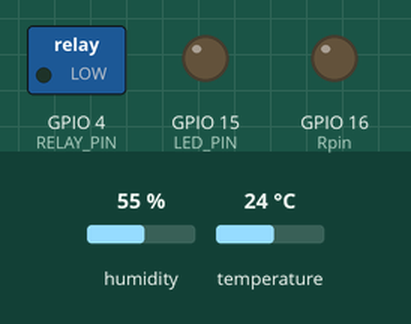
A sketch run on a simulated ESP8266 (NodeMCU). On the bench: switched loads named in the sketch (green lamp = pin HIGH), output pins drawn as LEDs (lit = HIGH). The test bench sets the inputs (shaded band); at power-on: humidity 55 %, temperature 24 °C. WiFi joins after 1.5 s; servers stay silent unless stated; web services answer with replies made up by the test bench; what the sketch prints to the serial monitor is not drawn.

Above: at 0.1 s.
At 1.6 s:
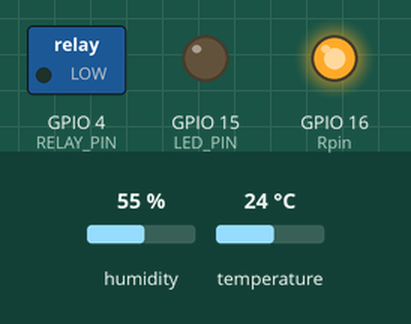
At 4.8 s:
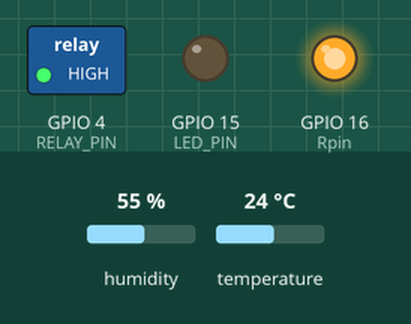
Timing chart, 0 to 11.3 s (numbered marks = the images above):
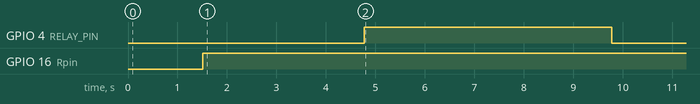

Measured:
- by itself, GPIO 4 (RELAY_PIN): LOW → HIGH at 4.8 s, → LOW 5.0 s later
- by itself, GPIO 16 (Rpin): LOW → HIGH at 1.5 s

The sketch:

sketch_rebooted.ino
```cpp
#include <ESP8266WiFi.h>

#include <DHT.h>


#define DHTPIN 5

#define DHTTYPE DHT22

#define MOISTURE_PIN A0

#define RELAY_PIN 4

#define Rpin 16
#define LDR_PIN 14
#define LED_PIN 15

#define THRESHOLD 590

#define TEMP_OFFSET 0.0

int i, ldrValue, j;

#define WIFI_SSID "iQOOZ6"

#define WIFI_PASSWORD "!@#$%^&*()-w"

#define THINGSPEAK_API_KEY "9QDYEUK0UWJEEYGV"

#define THINGSPEAK_SERVER "api.thingspeak.com"


DHT dht(DHTPIN, DHTTYPE);


void setup() {

  pinMode(RELAY_PIN, OUTPUT);

  pinMode(Rpin, OUTPUT);
  pinMode(LED_PIN, OUTPUT);

  Serial.begin(115200);

  dht.begin();

  connectWiFi();

}


void loop() {

  digitalWrite(Rpin, LOW);

  dht.begin();

  float temperature = dht.readTemperature() + TEMP_OFFSET;

  digitalWrite(Rpin, HIGH);

  delay(500);

  digitalWrite(Rpin, LOW);

  float humidity = dht.readHumidity();

  digitalWrite(Rpin, HIGH);

  delay(500);

  digitalWrite(Rpin, LOW);

  int moistureValue = analogRead(MOISTURE_PIN);

  moistureValue = 1024-moistureValue;

  digitalWrite(Rpin, HIGH);

  delay(500);

  digitalWrite(Rpin, LOW);


  if (isnan(temperature) || isnan(humidity)) {

    Serial.println("Failed to read from DHT sensor!");

    return;

  }

  Serial.print("Temperature: ");

  Serial.print(temperature);

  Serial.println(" °C");

  Serial.print("Humidity: ");

  Serial.println(humidity);

  digitalWrite(Rpin, HIGH);


  if (WiFi.status() == WL_CONNECTED) {

    String url = String("/update?api_key=") + THINGSPEAK_API_KEY + "&field1=" + String(temperature) + "&field2=" + String(humidity) + "&field3=" + String(moistureValue);

    sendToThingSpeak(url);

  } else {

    Serial.println("WiFi not connected, skipping data upload");

  }


  Serial.print("Moisture Value: ");

  Serial.println(moistureValue);


  if (moistureValue < THRESHOLD) {

  pumpLoop:

    Serial.println("Soil is dry, pump ON");

    digitalWrite(RELAY_PIN, HIGH);

    delay(5000);

    Serial.println("pump OFF");

    digitalWrite(RELAY_PIN, LOW);

    delay(300000);

    moistureValue = analogRead(MOISTURE_PIN);

    moistureValue = 1024-moistureValue;

    if (moistureValue < THRESHOLD)

      goto pumpLoop;

    else {

      Serial.println("Soil is wet, pump OFF");

      goto dfinal;

    }

  } else {

    Serial.println("Soil is wet, pump OFF");

    digitalWrite(RELAY_PIN, LOW);

  }


dfinal:

  for (i = 1; i <= 36; i++) {

    digitalWrite(Rpin, LOW);

    temperature = dht.readTemperature() + TEMP_OFFSET;

    humidity = dht.readHumidity();

    moistureValue = analogRead(MOISTURE_PIN);

    moistureValue = 1024-moistureValue;

    Serial.print("Temperature: ");

    Serial.print(temperature);

    Serial.println(" °C");

    Serial.print("Humidity: ");

    Serial.println(humidity);

    digitalWrite(Rpin, LOW);

    Serial.print("Moisture Value: ");

    Serial.println(moistureValue);

    digitalWrite(Rpin, HIGH);


    if (moistureValue < THRESHOLD) goto pumpLoop;

    if (WiFi.status() == WL_CONNECTED) {

      String url = String("/update?api_key=") + THINGSPEAK_API_KEY + "&field1=" + String(temperature) + "&field2=" + String(humidity) + "&field3=" + String(moistureValue);

      sendToThingSpeak(url);

    }

    else { Serial.println("WiFi not connected, skipping data upload"); }


  for(j=1;j<=1200;j++){
    ldrValue = digitalRead(LDR_PIN);
  Serial.print("LDR Value: ");
  Serial.println(ldrValue);
    if (ldrValue == LOW) {

    Serial.println("It's dark, LED ON");
    digitalWrite(LED_PIN, HIGH);
  } else {

    Serial.println("It's bright, LED OFF");
    digitalWrite(LED_PIN, LOW);
  }
  delay(500);
  }

  }


}


void connectWiFi() {

  WiFi.begin(WIFI_SSID, WIFI_PASSWORD);

  unsigned long startAttemptTime = millis();

  while (WiFi.status() != WL_CONNECTED && millis() - startAttemptTime < 20000) {

    delay(500);

    Serial.print(".");

  }

  if (WiFi.status() == WL_CONNECTED) {

    Serial.println("Connected to WiFi");

  } else {

    Serial.println("Failed to connect to WiFi within the time limit");

  }

}


void sendToThingSpeak(String url) {

  WiFiClient client;

  if (!client.connect(THINGSPEAK_SERVER, 80)) {

    Serial.println("Connection to ThingSpeak failed");

    return;

  }

  client.print(String("GET ") + url + " HTTP/1.1\r\n" +

               "Host: " + THINGSPEAK_SERVER + "\r\n" +

               "Connection: close\r\n\r\n");

  delay(500);

  while (client.available()) {

    String line = client.readStringUntil('\r');

    Serial.print(line);

  }

}
```
